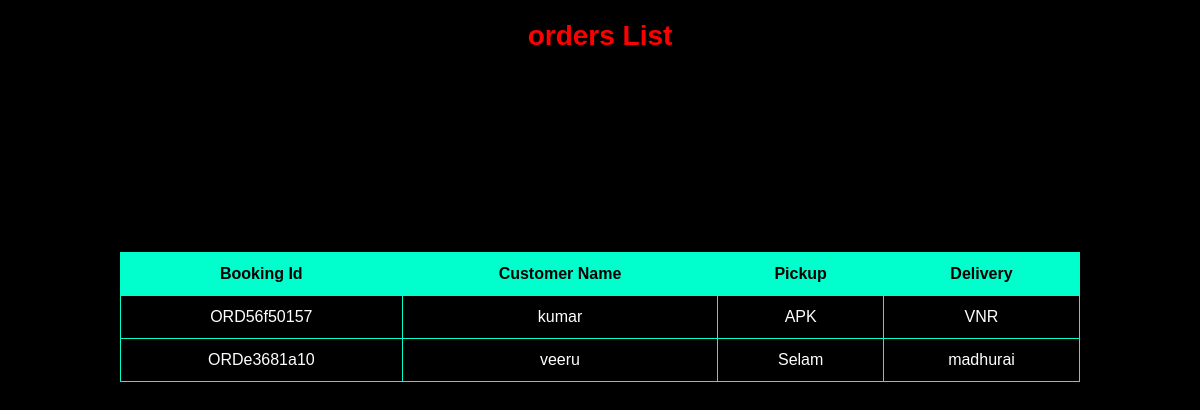
Screenshot of /orders/ with the database file from the repository.
### main/models.py (models this page shows, shortened)
class Order(models.Model):
    booking_id = models.CharField(max_length=50, unique=True,default="Unknown")
    customer = models.ForeignKey(Customer, on_delete=models.CASCADE)
    pickup = models.CharField(max_length=200)
    delivery = models.CharField(max_length=200)
    goods = models.CharField(max_length=100)
    weight = models.IntegerField()
    vehicle = models.ForeignKey(Vehicle, on_delete=models.SET_NULL, null=True)

class Customer(models.Model):
    name = models.CharField(max_length=100)
    phone = models.CharField(max_length=15)
    city = models.CharField(max_length=100)
    booking_id = models.CharField(max_length=20, unique=True)
    feedback = models.TextField(blank=True, null=True)

### main/views.py (the view)
# urls.py: path('orders/', views.orders),
def orders(request):
    data = Order.objects.all()
    return render(request, 'orders.html', {'data': data})

### main/templates/orders.html
<h2 class="title">orders List</h2>
{% load static %}
    <link rel="stylesheet" href="{% static 'css/style.css' %}">
<div class="table-container">
<table>
    <tr>
        <th>Booking Id</th>
        <th>Customer Name</th>
        <th>Pickup</th>
        <th>Delivery</th>
    </tr>
    {% for c in data %}
    <tr>
        <td>{{ c.booking_id }}</td>
        <td>{{ c.customer.name }}</td>
        <td>{{ c.pickup}}</td>
        <td>{{ c.delivery }}</td>
    </tr>
    {% endfor %}
</table>
</div>

### main/static/css/style.css (style rules this page uses)
.table-container { display: flex; justify-content: center; margin-top: 200px; }
table { width: 80%; border-collapse: collapse; background: rgba(0,0,0,0.8); color: white; }
th, td { padding: 12px; border: 1px solid gray; text-align: center; }
th { background: #222; }
.title { text-align: center; margin-top: 20px; font-size: 28px; color: red; }
table { margin: auto; width: 80%; border-collapse: collapse; }
th, td { padding: 12px; border: 1px solid #00ffcc; }
th { background: #00ffcc; color: black; }

### rows the page displays
Order: booking_id "ORD56f50157", customer.name "kumar", pickup "APK", delivery "VNR"
Order: booking_id "ORDe3681a10", customer.name "veeru", pickup "Selam", delivery "madhurai"
